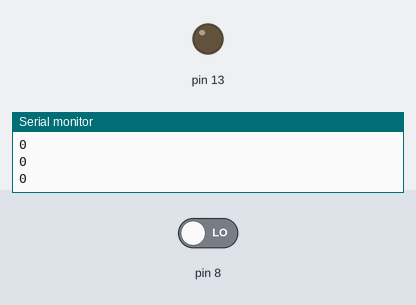
Bench run of a sketch on a simulated Arduino Uno, built with avr-gcc and run on an emulated ATmega328P. Parts: output pins drawn as LEDs (lit = HIGH), the last lines printed to the serial monitor. Dashed ring = blinking. The test bench sets the inputs (shaded band); at power-on: pin 8 LOW.

Above: at 1.3 s.
1.4 s: pin 8 driven HIGH
At 1.62 s:
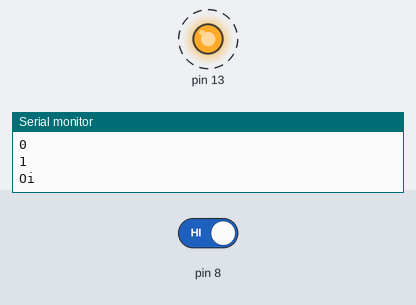
4.4 s: pin 8 driven LOW
At 5.2 s:
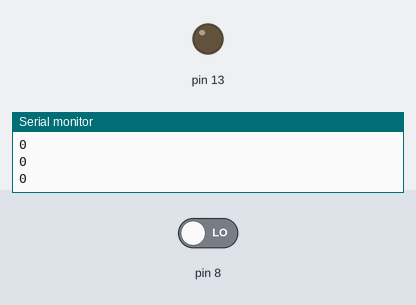
Timing chart, 0 to 7.4 s (numbered marks = the images above; inputs shaded):
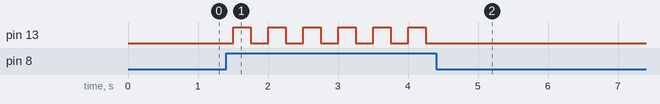

The sketch:

MicrophoneSensor.ino
```cpp
int data;
int ledState = 0;
void setup() {
  // put your setup code here, to run once:
  pinMode(8,INPUT);
  Serial.begin(9600);
  pinMode(13, OUTPUT);
}

void loop() {
  // put your main code here, to run repeatedly:
  data = digitalRead(8);
  Serial.println(data);
  if(data){
    Serial.println("Oi");
    ledState = !ledState;
    digitalWrite(13, ledState);
  }
  delay(250);
}
```

Measured:
- after the input at 1.4 s, pin 13: alternates HIGH for 0.25 s and LOW for 0.25 s, starting after 0.10 s
- after the input at 4.4 s, pin 13: stops changing and stays LOW
